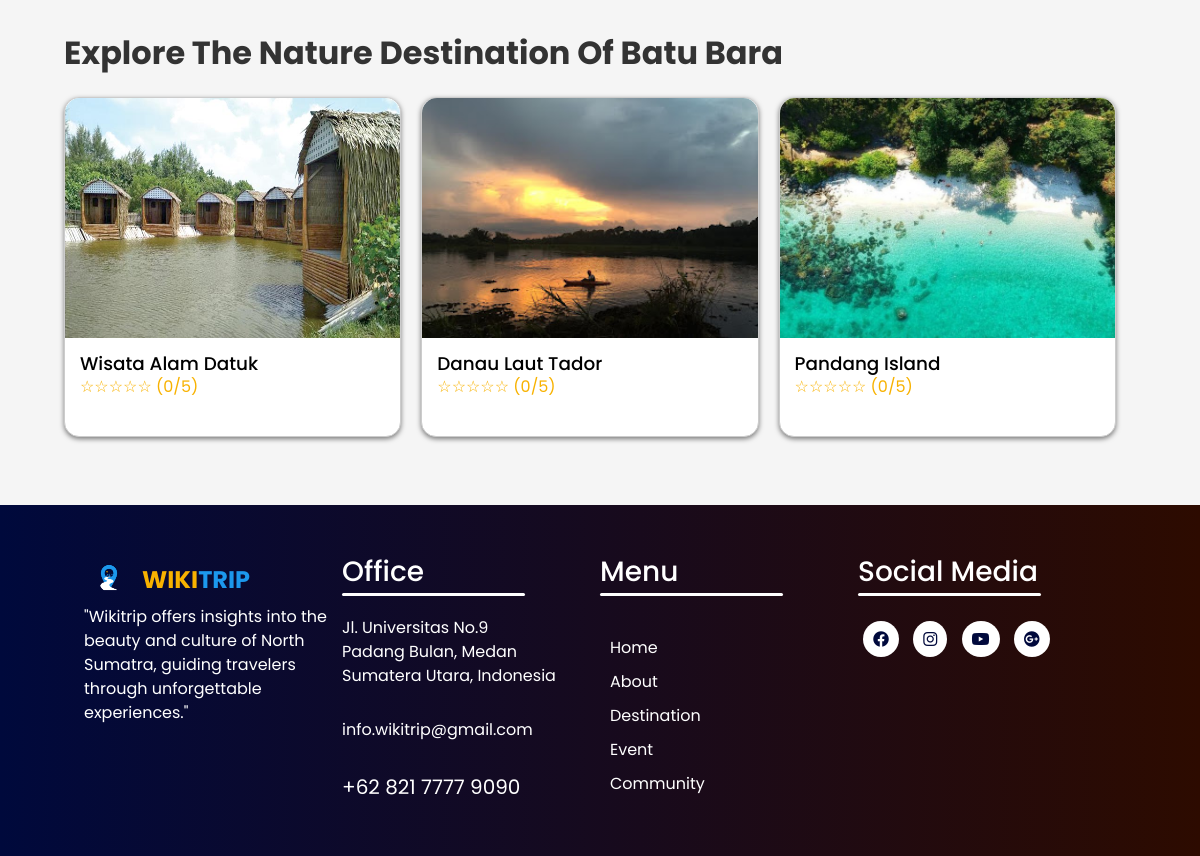
Page /citycategory.php?city_id=2&category_id=1&image_url=image/Batubara/danau_laut_tador.jpg (lower part) on the earlier database version.
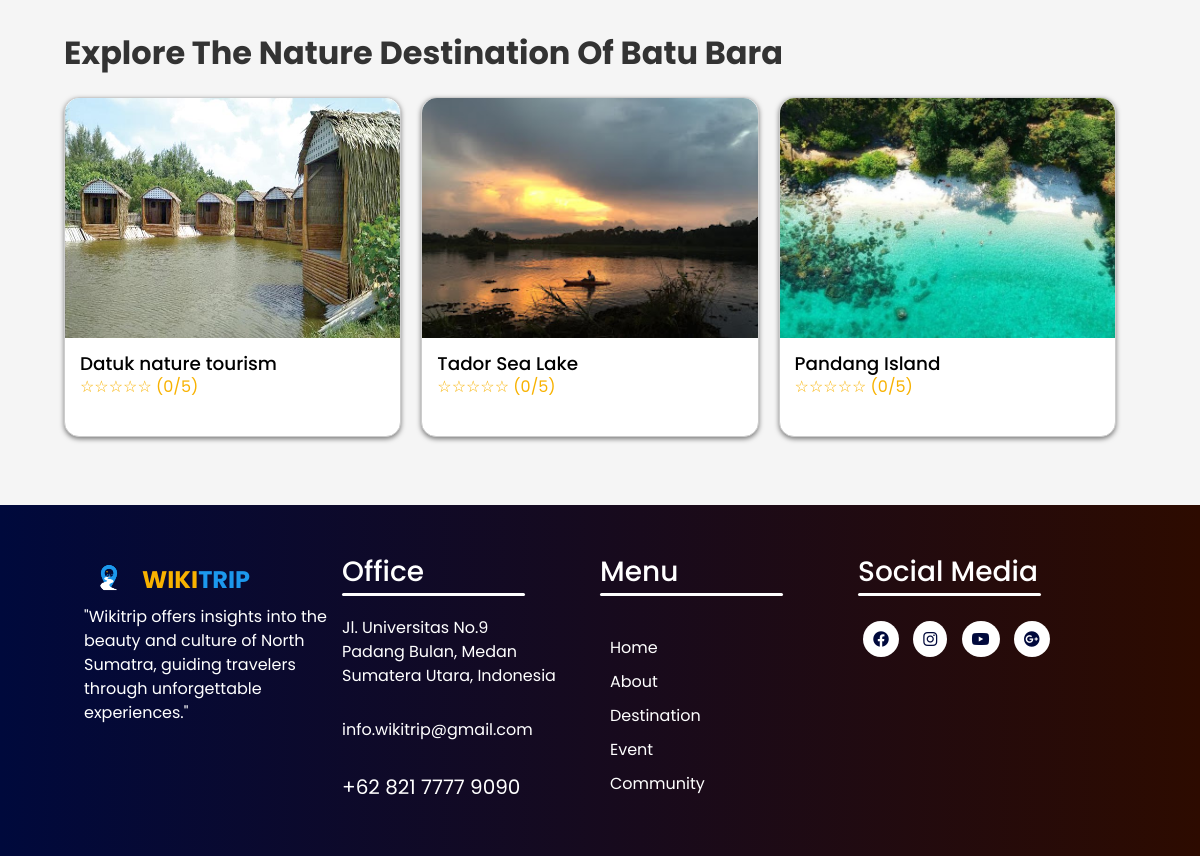
Same page on the later database version.
### tables this page shows
CREATE TABLE `tourismplaces` (
  `tourism_id` int(11) NOT NULL,
  `city_id` int(11) NOT NULL,
  `category_id` int(11) NOT NULL,
  `tourism_name` varchar(128) NOT NULL,
  `image_url` varchar(255) DEFAULT NULL,
  `description` text DEFAULT NULL,
  `map_url` varchar(2048) DEFAULT NULL
);

### citycategory.php (the view, shortened to what this page needs)
<?php
include('config/conn.php');
$city_id = isset($_GET['city_id']) ? intval($_GET['city_id']) : 0;
$category_id = isset($_GET['category_id']) ? intval($_GET['category_id']) : 0;
$city_query = "
    SELECT city_name, description
    FROM cities
    WHERE city_id = ?
";
$stmt = $con->prepare($city_query);
$stmt->bind_param("i", $city_id);
$stmt->execute();
$stmt->bind_result($city_name, $city_description);
$category_query = "
    SELECT category_name
    FROM tourismcategories
    WHERE category_id = ?
";
$stmt = $con->prepare($category_query);
$stmt->bind_param("i", $category_id);
$stmt->execute();
$stmt->bind_result($category_name);
$tour_query = "
    SELECT tp.tourism_id, tp.tourism_name, tp.image_url, COALESCE(AVG(r.rating_value), 0) AS average_rating
    FROM tourismplaces tp
    LEFT JOIN ratings r ON tp.tourism_id = r.tourism_id
    WHERE tp.city_id = ? AND tp.category_id = ?
    GROUP BY tp.tourism_id, tp.tourism_name, tp.image_url
";
$stmt = $con->prepare($tour_query);
$stmt->bind_param("ii", $city_id, $category_id);
$stmt->execute();
$stmt->bind_result($tourism_id, $tourism_name, $tour_image_url, $average_rating);
?>
<!doctype html>
<html lang="en">
<head>
    <link href="https://cdn.jsdelivr.net/npm/bootstrap@5.0.2/dist/css/bootstrap.min.css" rel="stylesheet"
>
    <link rel="stylesheet" href="https://cdn.jsdelivr.net/npm/bootstrap-icons@1.11.3/font/bootstrap-icons.min.css">
    <link rel="stylesheet" href="css/style.css">
    <link rel="stylesheet" href="https://cdnjs.cloudflare.com/ajax/libs/font-awesome/6.2.0/css/all.min.css"
 />
</head>
<body id="page-top">
    <div class="main-content">
        <h3 class="explore-title" id="explore">Explore The <?php echo $category_name; ?> Of <?php echo $city_name; ?></h3>
        <div class="culinary-card">
            <?php while ($stmt->fetch()): ?>
                <a href="tourism_place.php?tourism_id=<?php echo $tourism_id; ?>" class="restaurant" style="text-decoration: none;">
                    <img src="<?php echo $tour_image_url; ?>" class="restaurant-img">
                    <h3 class="card-title" style="margin-top: 15px; font-size: 1.15rem; padding-left: 15px;">
                        <?php echo $tourism_name; ?>
                    </h3>
                    <p class="card-rating" style="margin-top: 0%; padding-left: 15px;">
                        <?php
                        $roundedRating = floor($average_rating);
                        $stars = str_repeat('★', $roundedRating) . str_repeat('☆', 5 - $roundedRating);
                        echo "$stars ($roundedRating/5)";
                        ?>
                    </p>
                </a>
            <?php endwhile; ?>
        </div>
    </div>
    <?php include 'footer.php'; ?>
</body>
</html>

Differences in the rows shown:
changed tourismplaces: tourism_name "Wisata Alam Datuk" → "Datuk nature tourism"
changed tourismplaces: tourism_name "Danau Laut Tador" → "Tador Sea Lake"
